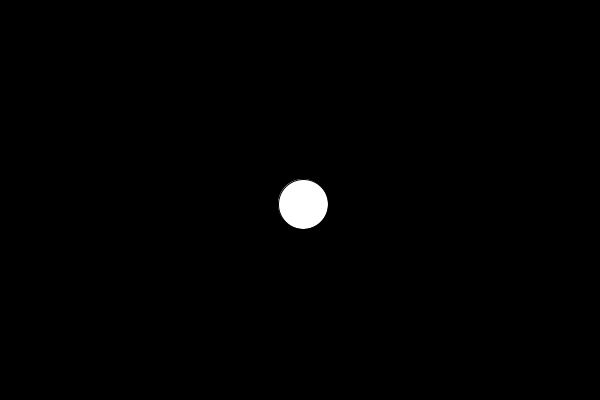
Frame 1 (no input)
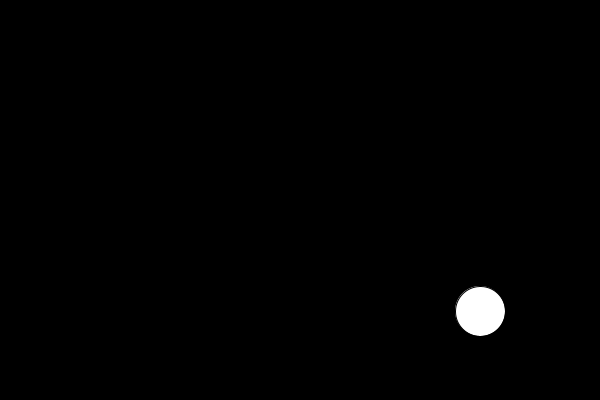
Frame 60 (the mouse pressed at the canvas centre just before this capture)
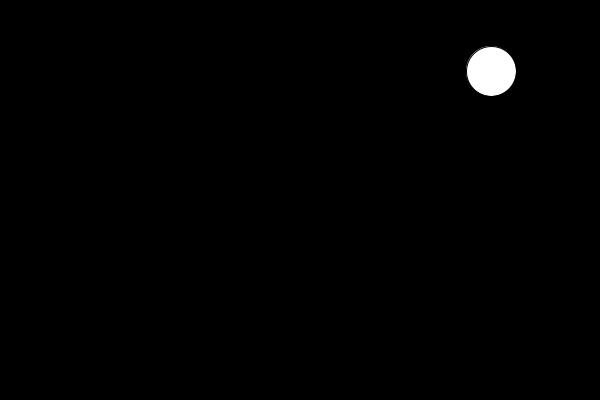
Frame 120 (the mouse held since frame 60 and released just before this capture)

The Processing sketch that drew these frames (run headless with seeded random() and noise(); from frame 60 on, the mouse is pressed at the canvas centre):

// Processing sketch: ball_dvd
// ── ball_dvd.pde

// Flying DVD Logo


float bx, by;    // ボールの位置
float b_vx, b_vy;  // ボールの速度

void setup() {
  size(600, 400);
  colorMode(HSB, 360, 100, 100);
  
  // ボールの初期化
  bx = width / 2;
  by = height / 2;
  b_vx = 3;  // 水平方向の速度
  b_vy = 4;  // 垂直方向の速度
    
}

void draw() {
  
  background(0, 0, 0);
  
  // 画像の移動
  bx = bx + b_vx;
  by = by + b_vy;
  
  // 壁での反射（左）
  if (bx < 25) {
    b_vx = -b_vx;
    bx = 25;
  }
  
  // 壁での反射（右）
  if (bx > width - 25) {
    b_vx = -b_vx;
    bx = width - 25;
  }
  
  // 壁での反射（上）
  if (by < 25) {
    b_vy = -b_vy;
    by = 25;
  }
  
  // 壁での反射（下）
  if (by > height - 25) {
    b_vy = -b_vy;
    by = height - 25;
  }
  
  // ボールを表示
  ellipse(bx, by, 50 , 50);
  
}
